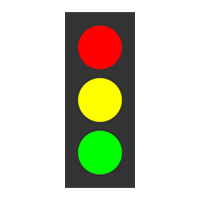
#> input picture Homework Folder/HW2/images/tl_all_bright_default.jpg, 200 x 200 px
$ python detectionred.py
#> lines starting #> are read from the running program, lines starting #| are printed output that depends on the picture; after the words box and inside, x2 and y2 are one past the last pixel; in counts of white or black regions, pixels touching at a corner belong together
import cv2
import numpy as np

def nothing(x):
    pass

# --- Load an image ---
# Replace this path with your test image (a traffic light picture)
img = cv2.imread('images/tl_all_bright_default.jpg')
#> img is the input picture: shape (200, 200, 3); mean B, G, R 186.6, 205.6, 205.6
if img is None:
    raise FileNotFoundError("Image not found. Please check your path.")

# --- Convert once to HSV ---
hsv = cv2.cvtColor(img, cv2.COLOR_BGR2HSV)
#> hsv: shape (200, 200, 3); mean H, S, V 8.2, 30.6, 215.4

# --- Create window ---
cv2.namedWindow('Trackbars')

# --- Create trackbars for HSV lower and upper limits ---
cv2.createTrackbar('LH', 'Trackbars', 0, 255, nothing)
#> slider 'LH' is set to 51
cv2.createTrackbar('LS', 'Trackbars', 0, 255, nothing)
#> slider 'LS' is set to 51
cv2.createTrackbar('LV', 'Trackbars', 0, 255, nothing)
#> slider 'LV' is set to 51
cv2.createTrackbar('UH', 'Trackbars', 255, 255, nothing)
cv2.createTrackbar('US', 'Trackbars', 255, 255, nothing)
cv2.createTrackbar('UV', 'Trackbars', 255, 255, nothing)

while True:
    # --- Get trackbar positions ---
    lh = cv2.getTrackbarPos('LH', 'Trackbars')
    ls = cv2.getTrackbarPos('LS', 'Trackbars')
    lv = cv2.getTrackbarPos('LV', 'Trackbars')
    uh = cv2.getTrackbarPos('UH', 'Trackbars')
    us = cv2.getTrackbarPos('US', 'Trackbars')
    uv = cv2.getTrackbarPos('UV', 'Trackbars')

    # --- Define lower/upper HSV ---
    lower = np.array([lh, ls, lv])
    upper = np.array([uh, us, uv])

    # --- Mask based on range ---
    mask = cv2.inRange(hsv, lower, upper)
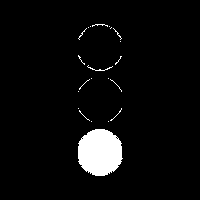
#> mask: shape (200, 200); 4.6% white; 22 white regions (19 under 20 px), largest, box (x1, y1, x2, y2) and area: (78, 129, 123, 176) 1673, (87, 65, 113, 71) 33, (92, 24, 108, 27) 20

    # --- Apply mask ---
    result = cv2.bitwise_and(img, img, mask=mask)
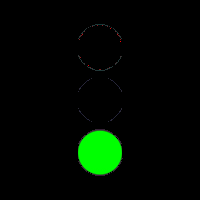
#> result: shape (200, 200, 3); mean B, G, R 0.5, 10, 0.4

    # --- Show the results ---
    cv2.imshow('Original', img)
    cv2.imshow('Mask', mask)
    cv2.imshow('Result', result)

    # --- Exit on ESC key ---
    key = cv2.waitKey(1) & 0xFF
#> (key Esc is pressed here)
    if key == 27:
        break

cv2.destroyAllWindows()
